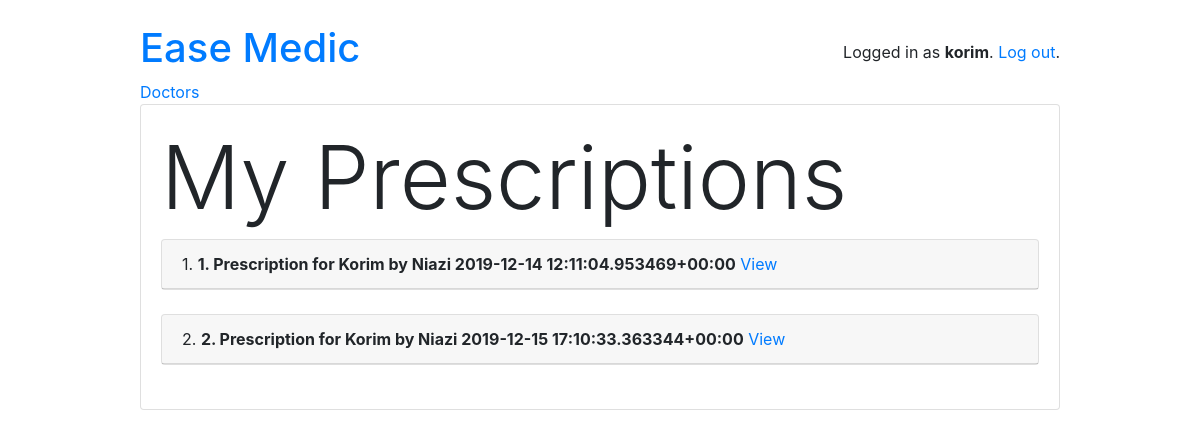
/medication/list/prescription/ (signed in), run on an earlier commit of the app's database.
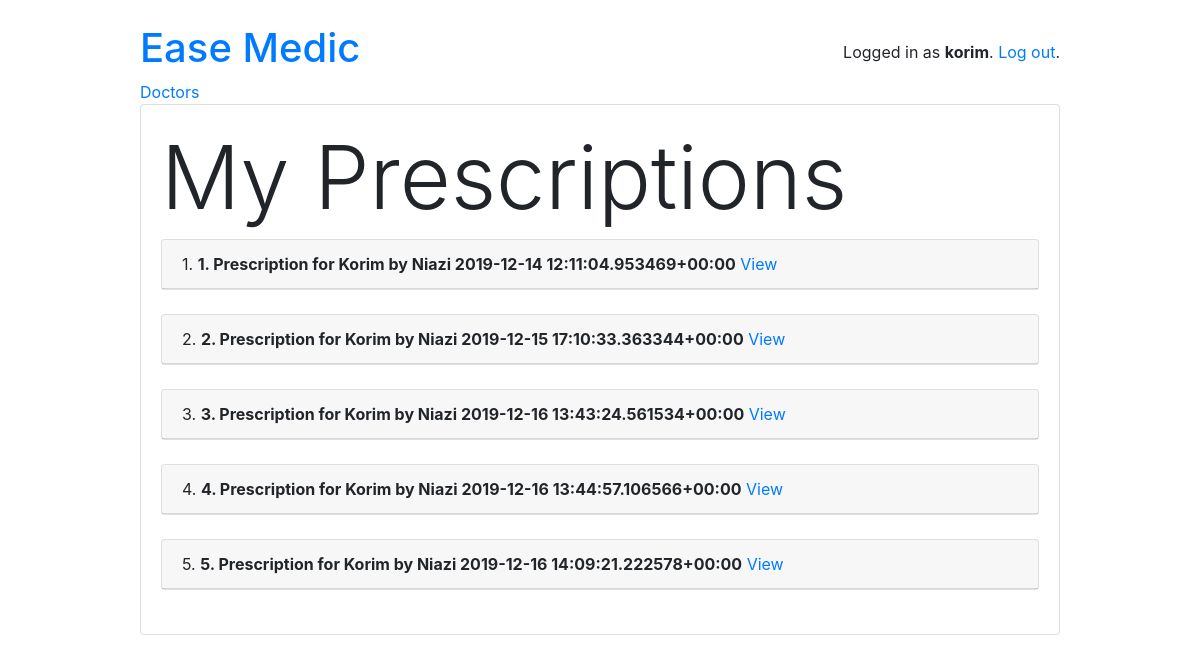
And on a later commit of the database.
### users/models.py (models this page shows, shortened)
class User(AbstractUser):
    is_doctor = models.BooleanField(default=False)
    is_patient = models.BooleanField(default=False)
    NID = models.CharField(max_length=50, blank=False, null=False)
    email = models.CharField(max_length=100)
    age = models.PositiveIntegerField(null=True, blank=True)
    GENDER_CHOICES = (
        ('M', 'Male'),
        ('F', 'Female'),
    )
    gender = models.CharField(max_length=1, choices=GENDER_CHOICES)

class Patient(models.Model):
    user = models.OneToOneField(User, on_delete=models.CASCADE, primary_key=True)
    address = models.CharField(max_length=255, blank=False, null=False)

class Doctor(models.Model):
    user = models.OneToOneField(User, on_delete=models.CASCADE, primary_key=True)
    SSC_GPA = models.DecimalField(decimal_places=2, max_digits=5, default=0.0)
    HSC_GPA = models.DecimalField(decimal_places=2, max_digits=5, default=0.0)
    BMDC_RegNo = models.CharField(max_length=100, blank=False, null=False)
    MBBS_Session = models.CharField(max_length=100, blank=False, null=False)
    MBBS_Inst = models.CharField(max_length=100, blank=False, null=False)
    PostGrad_details = models.CharField(max_length=255, blank=True, null=True)

### prescription_gen/models.py (models this page shows, shortened)
class Prescription(models.Model):
    doctor = models.ForeignKey(Doctor, on_delete=models.CASCADE)
    patient = models.ForeignKey(Patient, on_delete=models.CASCADE)
    timestamp = models.DateTimeField(auto_now_add=True)
    tests = models.CharField(max_length=50, null=True)
    def __str__(self):
        return "{}. Prescription for {} by {} {}".format(self.id,
                self.patient.user.first_name, self.doctor.user.first_name,
                self.timestamp)

### prescription_gen/views.py (the view)
# urls.py: path('list/prescription/', PrescriptionListView.as_view(), name='pr_list'),
class PrescriptionListView(ListView):
    model = Prescription
    template_name = 'prescription_gen/pr_list.html'
    def get_queryset(self):
        return self.model.objects.filter(patient__user=self.request.user)
    def dispatch(self, request, *args, **kwargs):
        flag = request.user.is_patient
        if not flag:
            raise PermissionDenied
        return super().dispatch(request, *args, **kwargs)

### templates/prescription_gen/pr_list.html (shortened to what this page needs)
{% extends 'base.html' %}
{% block content %}
<h4 class="display-2">My Prescriptions</h4>
  {% for p in object_list %}
    <div class="card">
      <div class="card-header">
        <span class='text-weight-bold'> {{forloop.counter}}.</span>
        <span class="font-weight-bold">{{p}}</span>
        <a href="{% url 'pr_detail' p.pk %}"> View </a>
      </div>
    </div>
    <br />
  {% endfor %}
{% endblock %}

### templates/base.html (shortened to what this page needs)
{% load static %}<!doctype html>
<html lang="en">
<head>
    <link rel="stylesheet" href="https://maxcdn.bootstrapcdn.com/bootstrap/4.0.0/css/bootstrap.min.css">
</head>
<body>
  <div class="container my-4">
  <div class="row justify-content-center">
    <div class="col-md-10 col-sm-12">
      <div class="row">
        <div class="col-6">
          <h1 class="logo">
            <a href="{% url 'home' %}">
              Ease Medic
            </a>
          </h1>
          <a href="{% url 'doctor_list' %}">Doctors</a>
        </div>
        <div class="col-6 text-right">
          {% if user.is_authenticated %}
            <p class="pt-3">Logged in as <strong>{{ user.username }}</strong>. <a href="{% url 'logout' %}">Log out</a>.</p>
          {% else %}
            <a href="{% url 'login' %}" class="btn btn-light" role="button">Log in</a>
            <a href="{% url 'signup' %}" class="btn btn-primary" role="button">Sign up</a>
          {% endif %}
        </div>
      </div>
      <div class="card mb-3">
        <div class="card-body">
          {% block content %}
          {% endblock %}
        </div>
      </div>
    </div>
  </div>
</div>
</body>
</html>

What changed in the data, as far as the page shows it:
added Prescription: id+patient+doctor "3. Prescription for Korim by Niazi 2019-12-16 13:43:24.561534+00:00"
added Prescription: id+patient+doctor "4. Prescription for Korim by Niazi 2019-12-16 13:44:57.106566+00:00"
added Prescription: id+patient+doctor "5. Prescription for Korim by Niazi 2019-12-16 14:09:21.222578+00:00"
